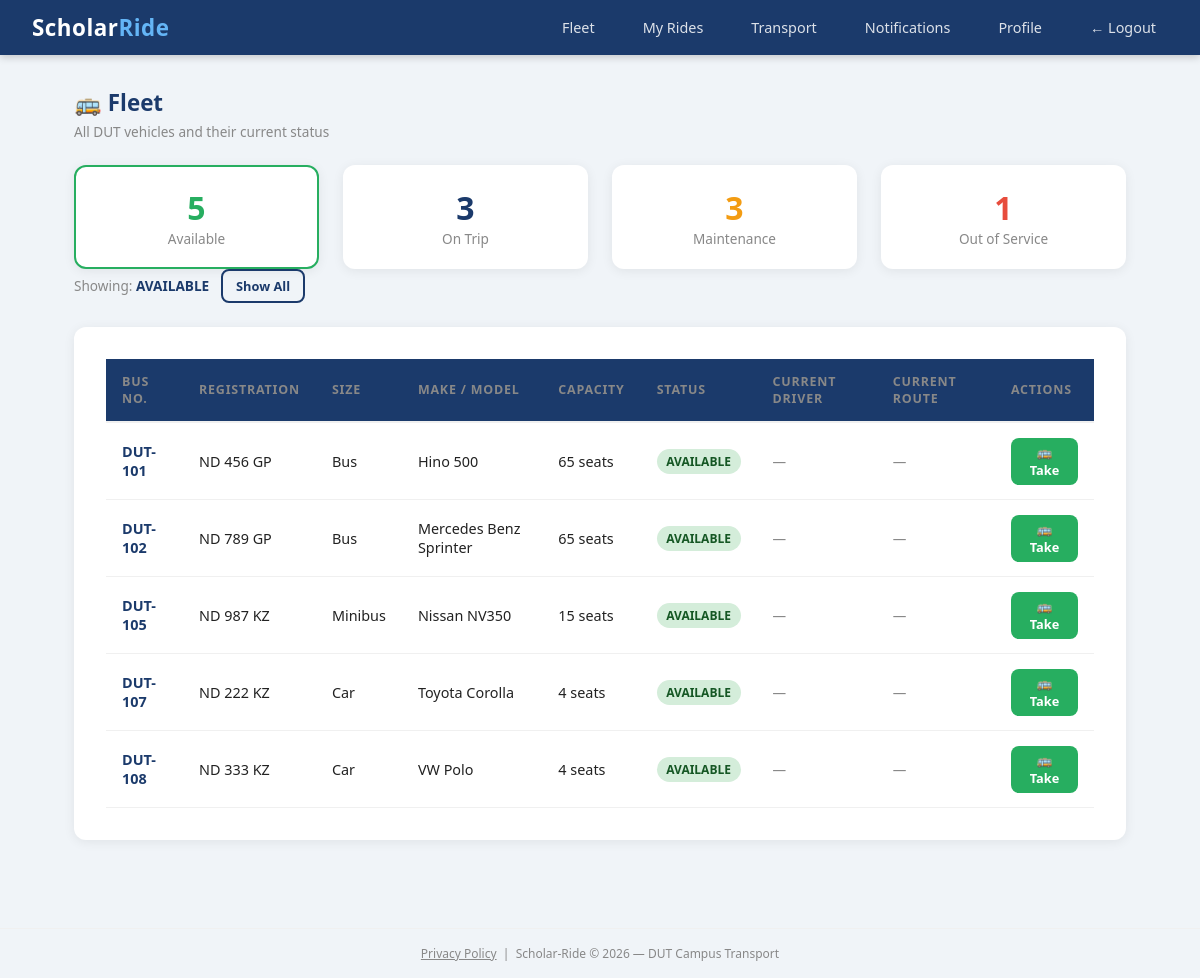
Screenshot of /admin/fleet?filter=available (signed in) with the database file from the repository.
### scholar_ride/models.py (models this page shows)
class Vehicle(db.Model):
    id = db.Column(db.Integer, primary_key=True)
    bus_number = db.Column(db.String(20), unique=True, nullable=False)
    registration_number = db.Column(db.String(20), unique=True, nullable=False)
    vehicle_type = db.Column(db.String(50), nullable=False)
    make_model = db.Column(db.String(100), nullable=False)
    capacity = db.Column(db.Integer, nullable=False)
    status = db.Column(db.String(20), default='available')
    current_driver_id = db.Column(db.Integer, db.ForeignKey('user.id'), nullable=True)
    current_ride_id = db.Column(db.Integer, db.ForeignKey('ride.id'), nullable=True)
    notes = db.Column(db.String(200), nullable=True)
    created_at = db.Column(db.DateTime, default=datetime.utcnow)
    current_driver = db.relationship('User', foreign_keys=[current_driver_id])
    current_ride = db.relationship('Ride', foreign_keys=[current_ride_id])

### scholar_ride/routes/admin.py (the view)
@admin.route('/admin/fleet')
@login_required
def fleet():
    if current_user.role not in ['admin', 'driver']:
        flash('Not authorised.', 'danger')
        return redirect('/rides')
    from scholar_ride.models import Vehicle
    filter_status = request.args.get('filter', '')
    vehicles_all = Vehicle.query.order_by(Vehicle.bus_number).all()
    if filter_status:
        vehicles = Vehicle.query.filter_by(status=filter_status).order_by(Vehicle.bus_number).all()
    else:
        vehicles = vehicles_all
    return render_template('admin/fleet.html', vehicles=vehicles, vehicles_all=vehicles_all, filter=filter_status)

### scholar_ride/models.py (called while the page is built)
@login_manager.user_loader
def load_user(user_id):
    return User.query.get(int(user_id))

### scholar_ride/templates/admin/fleet.html (shortened to what this page needs)
{% extends "base.html" %}
{% block content %}
<div class="page-header d-flex justify-between align-center mb-4">
    <div>
        <h4 style="color:#1B3A6B; margin-bottom:0.25rem;">🚌 Fleet</h4>
        <p class="text-muted">All DUT vehicles and their current status</p>
    </div>
</div>
<div class="row mb-4">
    <div class="col">
        <a href="/admin/fleet?filter=available" style="text-decoration:none;">
            <div class="stat-card" style="cursor:pointer; border:2px solid {% if filter == 'available' %}#27ae60{% else %}transparent{% endif %};">
                <div class="stat-number" style="color:#27ae60;">
                    {{ vehicles_all | selectattr('status', 'equalto', 'available') | list | length }}
                </div>
                <div class="stat-label">Available</div>
            </div>
        </a>
    </div>
    <div class="col">
        <a href="/admin/fleet?filter=on_trip" style="text-decoration:none;">
            <div class="stat-card" style="cursor:pointer; border:2px solid {% if filter == 'on_trip' %}#1B3A6B{% else %}transparent{% endif %};">
                <div class="stat-number" style="color:#1B3A6B;">
                    {{ vehicles_all | selectattr('status', 'equalto', 'on_trip') | list | length }}
                </div>
                <div class="stat-label">On Trip</div>
            </div>
        </a>
    </div>
    <div class="col">
        <a href="/admin/fleet?filter=maintenance" style="text-decoration:none;">
            <div class="stat-card" style="cursor:pointer; border:2px solid {% if filter == 'maintenance' %}#f39c12{% else %}transparent{% endif %};">
                <div class="stat-number" style="color:#f39c12;">
                    {{ vehicles_all | selectattr('status', 'equalto', 'maintenance') | list | length }}
                </div>
                <div class="stat-label">Maintenance</div>
            </div>
        </a>
    </div>
    <div class="col">
        <a href="/admin/fleet?filter=out_of_service" style="text-decoration:none;">
            <div class="stat-card" style="cursor:pointer; border:2px solid {% if filter == 'out_of_service' %}#e74c3c{% else %}transparent{% endif %};">
                <div class="stat-number" style="color:#e74c3c;">
                    {{ vehicles_all | selectattr('status', 'equalto', 'out_of_service') | list | length }}
                </div>
                <div class="stat-label">Out of Service</div>
            </div>
        </a>
    </div>
</div>
{% if filter %}
<div style="margin-bottom:1rem; display:flex; align-items:center; gap:0.75rem;">
    <span style="font-size:0.85rem; color:#888;">Showing: <strong style="color:#1B3A6B;">{{ filter | replace('_', ' ') | upper }}</strong></span>
    <a href="/admin/fleet" class="btn btn-sm btn-outline">Show All</a>
</div>
{% endif %}
<div class="card p-3" style="margin-top: 1.5rem;">
    {% if vehicles %}
    <table class="fleet-table" style="width:100%; border-collapse:collapse;">
        <thead>
            <tr>
                <th>Bus No.</th>
                <th>Registration</th>
                <th>Size</th>
                <th>Make / Model</th>
                <th>Capacity</th>
                <th>Status</th>
                <th>Current Driver</th>
                <th>Current Route</th>
                {% if current_user.role in ['admin', 'driver'] %}
                <th>Actions</th>
                {% endif %}
            </tr>
        </thead>
        <tbody>
            {% for vehicle in vehicles %}
            <tr>
                <td><strong style="color:#1B3A6B;">{{ vehicle.bus_number }}</strong></td>
                <td>{{ vehicle.registration_number }}</td>
                <td>{{ vehicle.vehicle_type }}</td>
                <td>{{ vehicle.make_model }}</td>
                <td>{{ vehicle.capacity }} seats</td>
                <td>
                    {% if vehicle.status == 'on_trip' and vehicle.current_ride %}
                        <a href="/rides/{{ vehicle.current_ride_id }}" style="text-decoration:none;">
                            <span class="badge badge-primary" style="cursor:pointer;">
                                ON TRIP
                            </span>
                        </a>
                    {% elif vehicle.status == 'available' %}
                        <span class="badge badge-success">AVAILABLE</span>
                    {% elif vehicle.status == 'maintenance' %}
                        <span class="badge badge-warning">MAINTENANCE</span>
                    {% else %}
                        <span class="badge badge-danger">OUT OF SERVICE</span>
                    {% endif %}
                </td>
                <td>
                    {% if vehicle.current_driver %}
                        {{ vehicle.current_driver.full_name }}
                    {% else %}
                        <span class="text-muted">—</span>
                    {% endif %}
                </td>
                <td>
                    {% if vehicle.current_ride %}
                        <span style="font-size:0.85rem;">
                            {{ vehicle.current_ride.origin }} → {{ vehicle.current_ride.destination }}
                        </span>
                    {% else %}
                        <span class="text-muted">—</span>
                    {% endif %}
                </td>
                {% if current_user.role in ['admin', 'driver'] %}
                <td>
                    <div class="action-cell">
                        {% if current_user.role == 'driver' %}
                            {% if vehicle.status == 'available' %}
                                <a href="/admin/fleet/{{ vehicle.id }}/take"
                                   class="btn btn-sm btn-success">🚌 Take</a>
                            {% else %}
                                <span class="text-muted" style="font-size:0.8rem;">Not available</span>
                            {% endif %}
                        {% endif %}
                    </div>
                </td>
                {% endif %}
            </tr>
            {% endfor %}
        </tbody>
    </table>
    {% endif %}
</div>
{% endblock %}

### scholar_ride/templates/base.html (style rules this page uses)
*, *::before, *::after { box-sizing: border-box; margin: 0; padding: 0; }
body { font-family: 'Segoe UI', Tahoma, Geneva, Verdana, sans-serif; background: #f0f4f8; color: #222; }
.card { background: white; border-radius: 12px; box-shadow: 0 2px 12px rgba(0,0,0,0.07); padding: 2rem; margin-bottom: 1.5rem; }
.btn { display: inline-block; padding: 0.65rem 1.4rem; border-radius: 8px; font-size: 0.9rem; font-weight: 600; cursor: pointer; border: none; text-decoration: none; text-align: center; transition: all 0.2s; }
.btn-success { background: #27ae60; color: white; }
.btn-outline { background: transparent; color: #1B3A6B; border: 2px solid #1B3A6B; }
.btn-sm { padding: 0.35rem 0.8rem; font-size: 0.8rem; }
.badge { display: inline-block; padding: 0.25rem 0.6rem; border-radius: 20px; font-size: 0.75rem; font-weight: 700; }
.badge-success { background: #d4edda; color: #155724; }
.row { display: flex; flex-wrap: wrap; gap: 1.5rem; }
.col { flex: 1; min-width: 200px; }
table { width: 100%; border-collapse: collapse; font-size: 0.9rem; }
th { background: #1B3A6B; color: white; padding: 0.75rem 1rem; text-align: left; font-weight: 600; }
td { padding: 0.7rem 1rem; border-bottom: 1px solid #f0f0f0; }
.stat-card { background: white; border-radius: 12px; padding: 1.5rem; text-align: center; box-shadow: 0 2px 12px rgba(0,0,0,0.07); }
.stat-card .stat-number { font-size: 2rem; font-weight: 700; color: #1B3A6B; }
.stat-card .stat-label { color: #888; font-size: 0.85rem; }
.text-muted { color: #888; font-size: 0.85rem; }
.d-flex { display: flex; }
.justify-between { justify-content: space-between; }
.align-center { align-items: center; }
.page-header { margin-bottom: 1.5rem; }
.page-header h4 { color: #1B3A6B; font-size: 1.4rem; font-weight: 700; }

### scholar_ride/templates/admin/fleet.html (style rules this page uses)
.fleet-table th, .fleet-table td { padding: 0.9rem 1rem; vertical-align: middle; }
.fleet-table thead th { font-size: 0.78rem; text-transform: uppercase; letter-spacing: 0.8px; color: #888; border-bottom: 2px solid #f0f0f0; }
.fleet-table tbody tr { border-bottom: 1px solid #f5f5f5; }
.fleet-table tbody tr:last-child { border-bottom: none; }
.action-cell { display: flex; flex-direction: column; gap: 0.5rem; align-items: flex-start; }
.stat-card { text-align: center; padding: 1.2rem 1rem; }

### rows the page displays
Vehicle: bus_number "DUT-101", registration_number "ND 456 GP", vehicle_type "Bus", make_model "Hino 500", capacity "65", status "AVAILABLE"
Vehicle: bus_number "DUT-102", registration_number "ND 789 GP", vehicle_type "Bus", make_model "Mercedes Benz Sprinter", capacity "65", status "AVAILABLE"
Vehicle: bus_number "DUT-105", registration_number "ND 987 KZ", vehicle_type "Minibus", make_model "Nissan NV350", capacity "15", status "AVAILABLE"
Vehicle: bus_number "DUT-107", registration_number "ND 222 KZ", vehicle_type "Car", make_model "Toyota Corolla", capacity "4", status "AVAILABLE"
Vehicle: bus_number "DUT-108", registration_number "ND 333 KZ", vehicle_type "Car", make_model "VW Polo", capacity "4", status "AVAILABLE"

### other values shown
{{ filter | replace('_', ' ') | upper }} "AVAILABLE"
